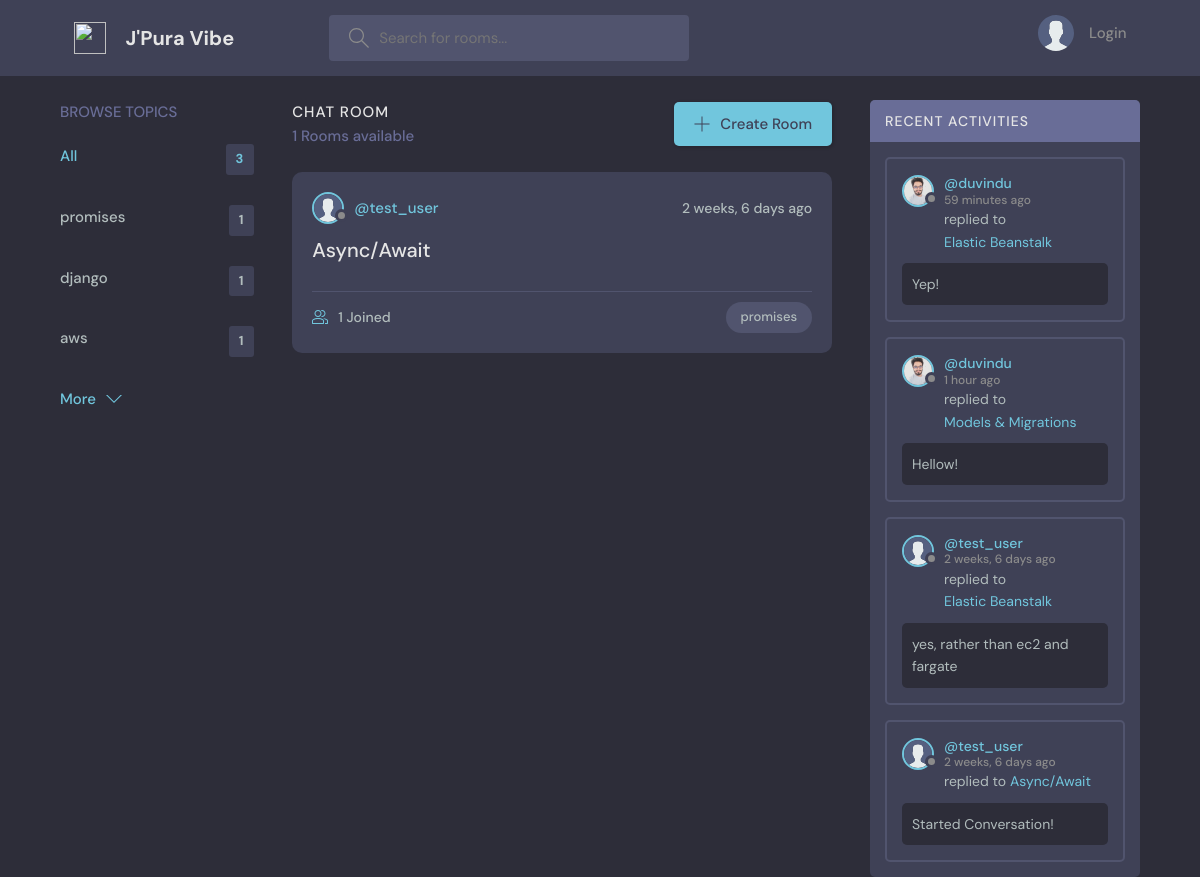
The page /?q=promises on the database its author committed.
### home/models.py (models this page shows, shortened)
class Topic(models.Model):
    name = models.CharField(max_length=200)

class Room(models.Model):
    host = models.ForeignKey(User, on_delete=models.CASCADE)
    topic = models.ForeignKey(Topic, on_delete=models.CASCADE)
    name = models.CharField(max_length=200)
    description = models.TextField(blank=True, null=True)
    participants = models.ManyToManyField(User, related_name='participants')
    created = models.DateTimeField(auto_now_add=True)
    class Meta:
        ordering = ['-created']

class Message(models.Model):
    user = models.ForeignKey(User, on_delete=models.CASCADE)
    room = models.ForeignKey(Room, on_delete=models.CASCADE)
    body = models.TextField()
    created = models.DateTimeField(auto_now_add=True)
    class Meta:
        ordering = ['-created']

class Profile(models.Model):
    user = models.OneToOneField(User, on_delete=models.CASCADE)
    image = models.ImageField(upload_to='profile_pics/', null=True)

### home/views.py (the view)
# urls.py: path('', home, name = 'home'),
def home(request):
    q = request.GET.get('q') if request.GET.get('q') else ''
    rooms = Room.objects.distinct().filter(
        Q(topic__name__icontains = q)|
        Q(name__icontains = q)
    )
    rooms_count = rooms.count()
    topics = Topic.objects.all()[:5]
    activities = Message.objects.all()
    context = {'rooms':rooms, 'topics':topics, 'rooms_count':rooms_count, 'activities':activities}
    return render(request, 'home/index.html', context)

### home/templates/home/index.html (shortened to what this page needs)
{% extends 'base.html' %}
{% block content %}
    <main class="layout layout--3">
      <div class="container">
        {% include 'home/c1-topic.html' %}
          <div class="roomList">
            <div class="roomList__header">
              <div>
                <h2>Chat Room</h2>
                <p>{{rooms_count}} Rooms available</p>
              </div>
              <a class="btn btn--main" href="{% url 'create-room' %}">
                <svg version="1.1" xmlns="http://www.w3.org/2000/svg" width="32" height="32" viewBox="0 0 32 32">
                  <title>add</title>
                  <path
                    d="M16.943 0.943h-1.885v14.115h-14.115v1.885h14.115v14.115h1.885v-14.115h14.115v-1.885h-14.115v-14.115z"
                  ></path>
                </svg>
                Create Room
              </a>
            </div>
            {% include 'home/c2-feed.html' %}
          </div>
      {% include 'home/c3-activity.html' %}
      </div>
    </main>
{% endblock content %}

### home/templates/home/c1-topic.html
        <div class="topics">
          <div class="topics__header">
            <h2>Browse Topics</h2>
          </div>
          <ul class="topics__list">
            <li>
              <a href="{% url 'home' %}" class="active">All <span>{{topics.count}}</span></a>
            </li>
            {% for topic in topics %}
                <li>
                    <a href="{% url 'home' %}?q={{topic.name}}">{{topic.name}} <span>{{topic.room_set.all.count}}</span></a>
                </li>
            {% endfor %}
          </ul>
          <a class="btn btn--link" href="{% url 'topic-view' %}">
            More
            <svg version="1.1" xmlns="http://www.w3.org/2000/svg" width="32" height="32" viewBox="0 0 32 32">
              <title>chevron-down</title>
              <path d="M16 21l-13-13h-3l16 16 16-16h-3l-13 13z"></path>
            </svg>
          </a>
        </div>

### home/templates/home/c2-feed.html (shortened to what this page needs)
{% load static %}
        {% for room in rooms %}
          <div class="roomListRoom">
            <div class="roomListRoom__header">
              <a href="{% url 'profile' room.host.username %}" class="roomListRoom__author">
                {% if request.user == room.host %}
                  {% if room.host.profile.image %}
                    <div class="avatar avatar--small active">
                      <img src="{{room.host.profile.image.url}}" />
                    </div>
                  {% else %}
                    <div class="avatar avatar--small active">
                      <img src="{% static 'images/avatar.svg' %}" />
                    </div>
                  {% endif %}
                {% else %}
                  {% if room.host.profile.image %}
                    <div class="avatar avatar--small">
                      <img src="{{room.host.profile.image.url}}" />
                    </div>
                  {% else %}
                    <div class="avatar avatar--small">
                      <img src="{% static 'images/avatar.svg' %}" />
                    </div>
                  {% endif %}
                {% endif %}
                <span>@{{room.host.username}}</span>
              </a>
              <div class="roomListRoom__actions">
                <span>{{room.created|timesince}} ago</span>
              </div>
            </div>
            <div class="roomListRoom__content">
              <a href="{% url 'room' room.id %}">{{room.name}}</a>
            </div>
            <div class="roomListRoom__meta">
              <a href="{% url 'room' room.id %}" class="roomListRoom__joined">
                {{room.participants.all.count}} Joined
              </a>
              <p class="roomListRoom__topic">{{room.topic.name}}</p>
            </div>
          </div>
        {% endfor %}

### home/templates/home/c3-activity.html (shortened to what this page needs)
{% load static %}
        <div class="activities">
          <div class="activities__header">
            <h2>Recent Activities</h2>
          </div>
            {% for activity in activities %}
                <div class="activities__box">
                    <div class="activities__boxHeader roomListRoom__header">
                    <a href="{% url 'profile' activity.user.username %}" class="roomListRoom__author">
                        {% if request.user == activity.user %}
                         {% if activity.user.profile.image %}
                            <div class="avatar avatar--small active">
                                <img src="{{activity.user.profile.image.url}}" />
                            </div>
                         {% else %}
                            <div class="avatar avatar--small active">
                                <img src="{% static 'images/avatar.svg' %}" />
                            </div>
                         {% endif %}
                        {% else %}
                         {% if activity.user.profile.image %}
                            <div class="avatar avatar--small">
                                <img src="{{activity.user.profile.image.url}}" />
                            </div>
                         {% else %}
                            <div class="avatar avatar--small">
                                <img src="{% static 'images/avatar.svg' %}" />
                            </div>
                         {% endif %}
                        {% endif %}
                        <p>
                        @{{activity.user.username}}
                        <span>{{activity.created|timesince}} ago</span>
                        </p>
                    </a>
                    </div>
                    <div class="activities__boxContent">
                    <p>replied to <a href="{% url 'room' activity.room.pk %}">{{activity.room.name}}</a></p>
                    <div class="activities__boxRoomContent">
                        {{activity.body}}
                    </div>
                    </div>
                </div>
            {% endfor %}
        </div>

### rows shown on the page
Topic: name "promises", room_set.all.count "1"
Topic: name "django", room_set.all.count "1"
Topic: name "aws", room_set.all.count "1"
Room: host.username "test_user", created "2 weeks, 6 days", name "Async/Await", participants.all.count "1", topic.name "promises"
Message: user.profile.image (picture), user.username "duvindu", created "59 minutes", room.name "Elastic Beanstalk", body "Yep!"
Message: user.profile.image (picture), user.username "duvindu", created "1 hour", room.name "Models & Migrations", body "Hellow!"
Message: user.username "test_user", created "2 weeks, 6 days", room.name "Elastic Beanstalk", body "yes, rather than ec2 and fargate"
Message: user.username "test_user", created "2 weeks, 6 days", room.name "Async/Await", body "Started Conversation!"

### other values the page prints
{{ topics.count }} "3"
{{ rooms_count }} "1"
